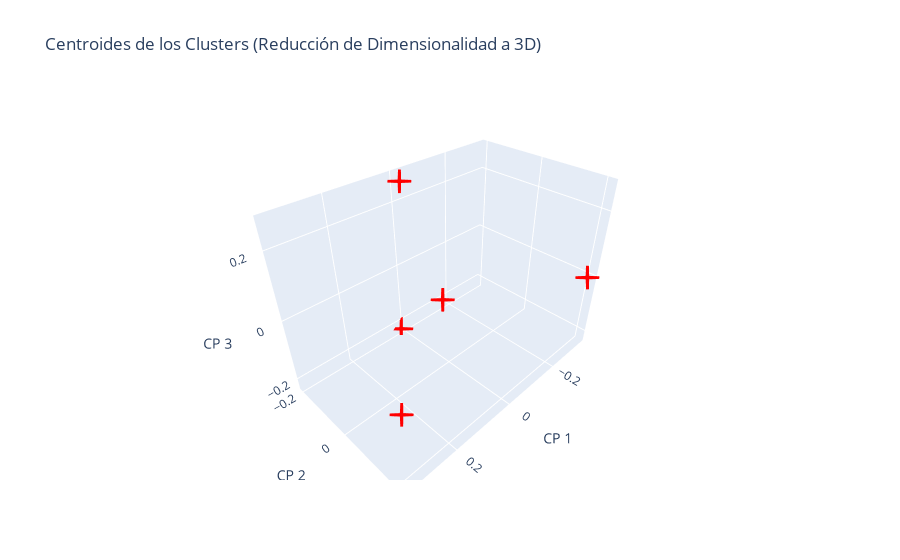

Source (notebook cell):
### Code cell
import plotly.graph_objects as go

# Crear la figura
fig = go.Figure()

# Agregar los centroides como puntos en el gráfico tridimensional
fig.add_trace(go.Scatter3d(x=x, y=y, z=z, mode='markers', marker=dict(size=12, color='red', symbol='cross'), name='Centroides'))

# Configuración del diseño del gráfico
fig.update_layout(scene=dict(xaxis_title='CP 1',
                             yaxis_title='CP 2',
                             zaxis_title='CP 3'),
                  title='Centroides de los Clusters (Reducción de Dimensionalidad a 3D)')

# Mostrar el gráfico
fig.show()

### Figure 1 — Plotly figure (JSON) as saved in the notebook; plotly's stock layout.template omitted (floating-point values rounded to 4 significant figures)
{"data": [{"marker": {"color": "red", "size": 12, "symbol": "cross"}, "mode": "markers", "name": "Centroides", "type": "scatter3d", "x": [-0.01977, 0.01375, 0.3441, 0.002634, -0.3407], "y": [-0.04592, -0.2023, 0.2142, -0.1755, 0.2095], "z": [-0.04595, -0.2244, 0.002032, 0.2705, -0.002245]}], "layout": {"scene": {"xaxis": {"title": {"text": "CP 1"}}, "yaxis": {"title": {"text": "CP 2"}}, "zaxis": {"title": {"text": "CP 3"}}}, "title": {"text": "Centroides de los Clusters (Reducción de Dimensionalidad a 3D)"}}}
